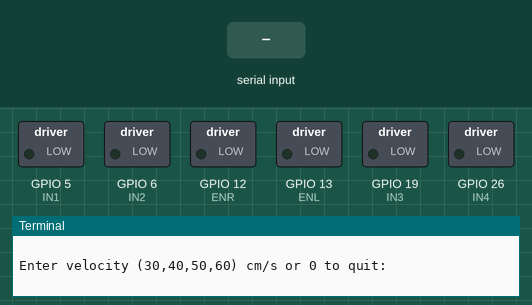
A program run on a simulated Raspberry Pi (BCM pin numbers). Shown: switched loads named in the program (green lamp = pin HIGH), the last lines printed to the terminal. The inputs (shaded band) are chosen by the test bench.

Above: at 1.2 s.
1.3 s: "30" typed at the terminal, then Enter
At 2.2 s:
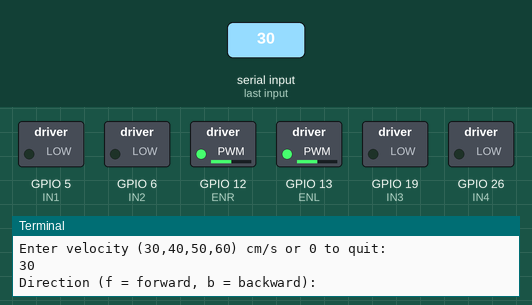
2.8 s: "t" typed at the terminal, then Enter
At 3.3 s:
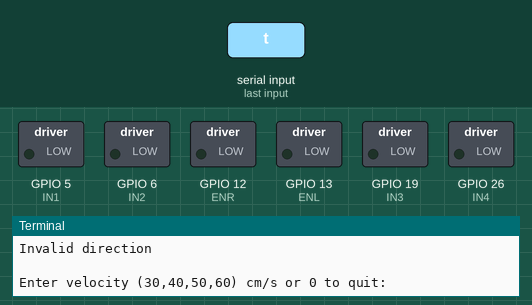
4.3 s: "40" typed at the terminal, then Enter
At 5.5 s:
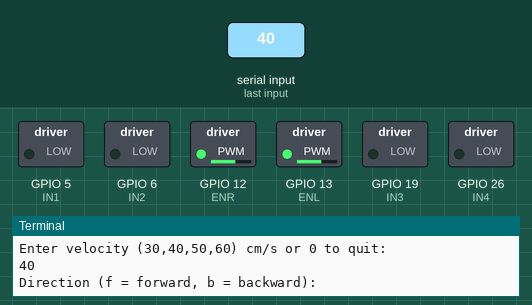
5.8 s: "50" typed at the terminal, then Enter
At 6.8 s:
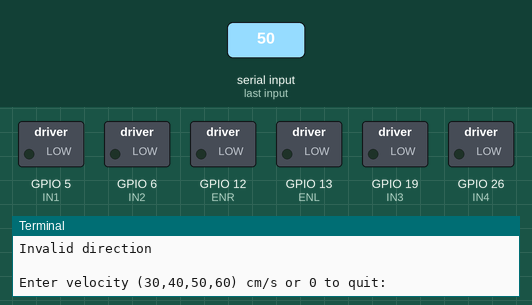
7.3 s: "60" typed at the terminal, then Enter
At 7.9 s:
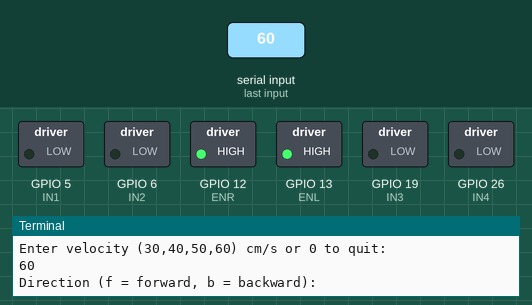
8.8 s: "0" typed at the terminal, then Enter
At 9.1 s:
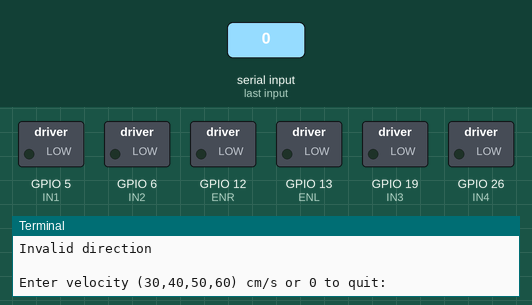
Timing chart, 0 to 11.3 s (numbered marks = the images above; inputs shaded):
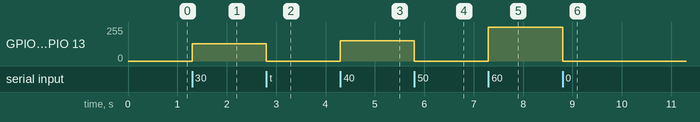

Measured:
- after the input at 1.3 s, GPIO 12 (ENR), GPIO 13 (ENL): 0/255 → 128/255 at once
- after the input at 2.8 s, GPIO 12 (ENR), GPIO 13 (ENL): 128/255 → 0/255 at once
- after the input at 4.3 s, GPIO 12 (ENR), GPIO 13 (ENL): 0/255 → 153/255 at once
- after the input at 5.8 s, GPIO 12 (ENR), GPIO 13 (ENL): 153/255 → 0/255 at once
- after the input at 7.3 s, GPIO 12 (ENR), GPIO 13 (ENL): 0/255 → 255/255 at once
- after the input at 8.8 s, GPIO 12 (ENR), GPIO 13 (ENL): 255/255 → 0/255 at once

The program:

W1_Distance_Final.py
```python
import RPi.GPIO as GPIO
import time

ENL = 13
IN1 = 5
IN2 = 6

ENR = 12
IN3 = 19
IN4 = 26

GPIO.setmode(GPIO.BCM)

motor_pins = [IN1, IN2, IN3, IN4]
for pin in motor_pins:
    GPIO.setup(pin, GPIO.OUT)

GPIO.setup(ENL, GPIO.OUT)
GPIO.setup(ENR, GPIO.OUT)

#PWM SETUP (0-100 duty cycle)
pwm_left = GPIO.PWM(ENL, 1050)
pwm_right = GPIO.PWM(ENR, 1050)
pwm_left.start(0)
pwm_right.start(0)


def stop():
    for pin in motor_pins:
        GPIO.output(pin, GPIO.LOW)
        pwm_left.ChangeDutyCycle(0)
        pwm_right.ChangeDutyCycle(0)

def move(direction, travel_time):
    if direction == 'f':
        GPIO.output(IN1, GPIO.HIGH)
        GPIO.output(IN2, GPIO.LOW)
        GPIO.output(IN3, GPIO.HIGH)
        GPIO.output(IN4, GPIO.LOW)


    elif direction == 'b':
        GPIO.output(IN1, GPIO.LOW)
        GPIO.output(IN2, GPIO.HIGH)
        GPIO.output(IN3, GPIO.LOW)
        GPIO.output(IN4, GPIO.HIGH)

    else:
        print("Invalid direction")
        return

    time.sleep(travel_time)
    stop()

#Velocity -> PWM
def velocity_to_pwm(v):
    if v == 30:
        return 50
    elif v == 40:
        return 60
    elif v == 50:
        return 80
    elif v == 60:
        return 100
    else:
        return None

#Main Loop
try:
    while True:
        v = int(input("\nEnter velocity (30,40,50,60) cm/s or 0 to quit:"))

        if v == 0:
            break

        pwm = velocity_to_pwm(v)
        if pwm is None:
            print("Invalid velocity")
            continue

        pwm_left.ChangeDutyCycle(pwm)
        pwm_right.ChangeDutyCycle(pwm)

        direction = input("Direction (f = forward, b = backward):").lower()
        if direction not in ['f', 'b']:
            print("Invalid direction")
            stop()
            continue

        mode = input("Mode: (t) time-based or (d) distance-based:").lower()

        if mode == 't':
            t = float(input("Enter travel time(seconds):"))
            d = v * t
            print(f"Estimated distance:{d:.2f}cm")
            move(direction, t)

        elif mode == 'd':
            d = float(input("Enter distance (cm):"))
            t = d/v
            print(f"Required time:{t:.2f}seconds")
            move(direction, t)

        else:
            print("Invalid mode")
            stop()

except KeyboardInterrupt:
    pass

finally:
    stop()
    pwm_left.stop()
    pwm_right.stop()
    GPIO.cleanup()
    print("Program exited safely")
```
